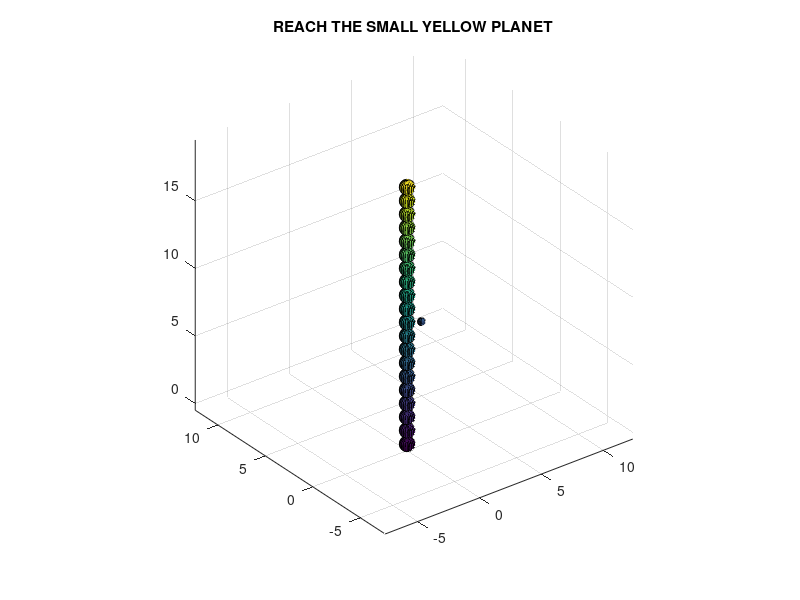

The MATLAB source for this figure:
x=0;
y = 0;
z = 0;
fw = [1 0 0];
bw = [-1 0 0];
lw = [0 -1 0];
rw = [0 1 0];
uw = [0 0 1];
dw = [0 0 -1];


c=1/2
[SS1,SS2,SS3] =  sphere(20);
S1 = SS1.*c; S2 = SS2.*c; S3 = SS3.*c;
surf(5+S1.*(c),5+S2.*(c),5+S3.*(c));
% [verts, faces, cindex] = teapotGeometry;
% figure
% p = patch('Faces',faces,'Vertices',verts,'FaceVertexCData',cindex,'FaceColor','interp')

%[U,V,W] = surfnorm(X,Y,Z);
%quiver3(X,Y,Z,U,V,W,0)
axis equal

% 



for n =1:20
        %figure
    hold on
    title('REACH THE SMALL YELLOW PLANET')
    surf(x+S1,y+S2,z+S3)
    %surf(S1,S2,S3)
    hold off
    if [x y z] == [5 5 5]
        %msgbox('WE REACHED THE PLANET, THANKS TO LINEAR ALGEBRA')
        data=imread('neilba.jpg');
        imshow(data);
    else
        prompt = 'w,s,a,d: ';
        inp = input(prompt)
        if inp == 1
           x = x+ fw(1);
           y = y+ fw(2);
           z = z+  fw(3); 
        elseif inp == 2
           x = x+ bw(1);
           y =  y + bw(2) ;
           z =  z + bw(3) ; 
        elseif inp == 4
           x =  x + lw(1) ;
           y =  y +lw(2) ;
           z =  z + lw(3) ; 
        elseif inp == 3
           x =  x + rw(1) ;
           y =  y + rw(2) ;
           z =  z + rw(3) ; 
        elseif inp == 5
           x =  x + uw(1) ;
           y =  y +uw(2) ;
           z =  z + uw(3) ; 
        elseif inp == 6
           x =  x + dw(1) ;
           y =  y + dw(2) ;
           z =  z + dw(3) ;
        end
    end
   
    
end
%msgbox('PLANET NOT REACHED, BUT STILL NICE LINEAR ALGEBRA')
       
    

  % 
% [X,Y] = meshgrid(-10:0.25:20,-10:0.2:10);
% Z = sqrt(-X.^2 -Y.^2+1);
% surf(X,Y,Z)